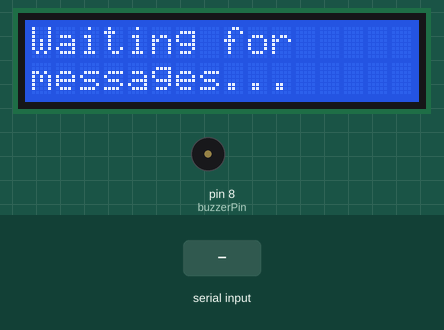
A sketch run on a simulated Arduino Uno, built with avr-gcc and run on an emulated ATmega328P. On the bench: 16×2 character LCD, buzzer (waves = sounding, pin HIGH). The inputs (shaded band) are chosen by the test bench. What the sketch prints to the serial monitor is not drawn.

Above: at 1.2 s.
1.3 s: "1\n" received over Serial
At 2.5 s:
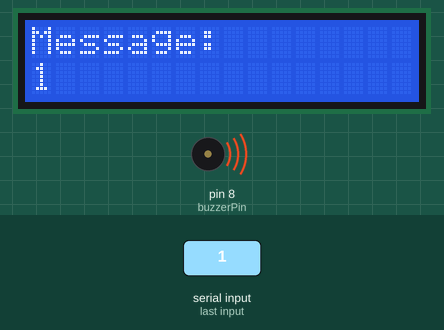
2.8 s: "Waiting\n" received over Serial
At 4.3 s:
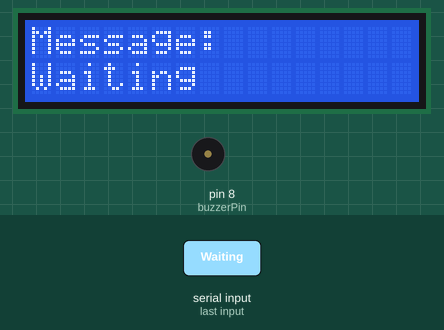
Timing chart, 0 to 5.8 s (numbered marks = the images above; inputs shaded):
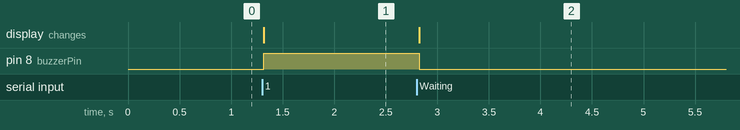

The sketch:

Recieverwithbuzzer_code.ino
```cpp
#include <Wire.h>
#include <LiquidCrystal_I2C.h>

// Initialize the I2C LCD display (address 0x27, 16 columns, 2 rows)
LiquidCrystal_I2C lcd(0x27, 16, 2);

// Buzzer pin
const int buzzerPin = 8;

void setup() {
  Serial.begin(9600);  // Start serial communication at 9600 baud

  // Initialize the LCD
  lcd.init();
  lcd.backlight();

  // Initialize the buzzer pin
  pinMode(buzzerPin, OUTPUT);
  digitalWrite(buzzerPin, LOW);

  // Print a welcome message to the LCD
  lcd.setCursor(0, 0);
  lcd.print("Waiting for");
  lcd.setCursor(0, 1);
  lcd.print("messages...");
}

void loop() {
  // Check if there is data available on the serial port
  if (Serial.available() > 0) {
    String message = Serial.readStringUntil('\n');
    message.trim();  // Remove any leading or trailing whitespace

    // Print the received message to the serial monitor for debugging
    Serial.print("Received: ");
    Serial.println(message);

    // Display the message on the LCD
    lcd.clear();
    lcd.setCursor(0, 0);
    lcd.print("Message:");
    lcd.setCursor(0, 1);
    lcd.print(message);

    // Check if the received message is "Waiting"
    if (message == "Waiting") {
      // Deactivate the buzzer
      digitalWrite(buzzerPin, LOW);
    } else {
      // Activate the buzzer
      digitalWrite(buzzerPin, HIGH);
    }
  }
}
```

Measured:
- after the input at 1.3 s, pin 8 (buzzerPin): LOW → HIGH at once; the display: changes at once (image 1)
- after the input at 2.8 s, pin 8 (buzzerPin): HIGH → LOW at once; the display: changes at once (image 2)
